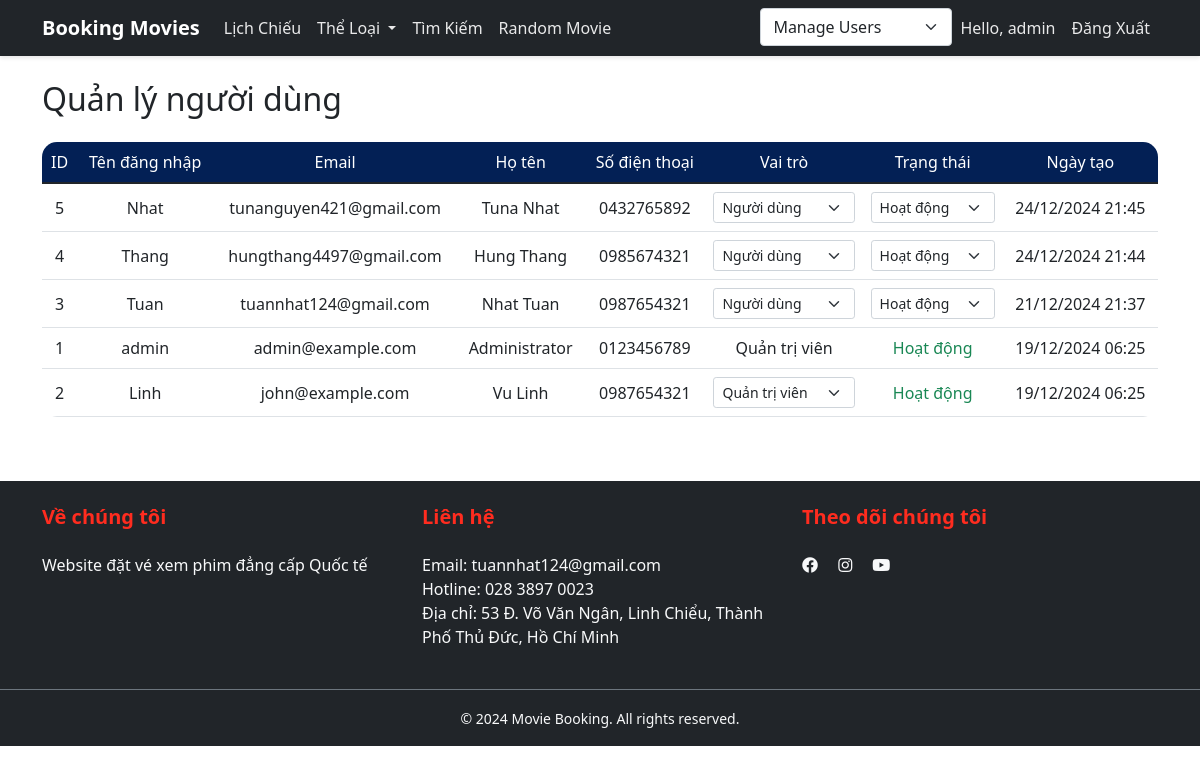
/Booking-movies/admin/manage_users.php (signed in), run on the app's committed database.
### tables this page shows
CREATE TABLE `users` (
  `id` int(11) NOT NULL,
  `username` varchar(50) NOT NULL,
  `password` varchar(255) NOT NULL,
  `email` varchar(100) NOT NULL,
  `fullname` varchar(100) DEFAULT NULL,
  `phone` varchar(15) DEFAULT NULL,
  `role` enum('admin','user') DEFAULT 'user',
  `status` enum('active','blocked') DEFAULT 'active',
  `created_at` timestamp NOT NULL DEFAULT current_timestamp(),
  `updated_at` timestamp NOT NULL DEFAULT current_timestamp() ON UPDATE current_timestamp()
);

### Booking-movies/app/models/Movie.php (called while the page is built, shortened)
<?php
require_once 'db.php';
class Movie extends Database
{
    public function getAllMovies($status = null)
    {
        $sql = "SELECT * FROM movies";
        $sql .= " ORDER BY release_date DESC";
        $stmt = self::$connection->prepare($sql);
        return $this->select($stmt);
    }
}

### Booking-movies/app/models/db.php (called while the page is built, shortened)
<?php
class Database
{
    public function select($sql)
    {
        $sql->execute();
        return $sql->get_result()->fetch_all(MYSQLI_ASSOC);
    }
}

### Booking-movies/app/models/User.php (called while the page is built, shortened)
<?php
require_once 'db.php';
class User extends Database
{
    public function getUserById($id)
    {
        $sql = "SELECT * FROM users WHERE id = ?";
        $stmt = self::$connection->prepare($sql);
        $stmt->bind_param("i", $id);
        return $this->select($stmt);
    }
    public function getTotalUsers() {
        $sql = "SELECT COUNT(*) as total FROM users";
        $stmt = self::$connection->prepare($sql);
        $result = $this->select($stmt);
        return $result[0]['total'];
    }
    public function getUsersWithPagination($offset, $limit) {
        $sql = "SELECT * FROM users ORDER BY created_at DESC LIMIT ?, ?";
        $stmt = self::$connection->prepare($sql);
        $stmt->bind_param("ii", $offset, $limit);
        return $this->select($stmt);
    }
}

### Booking-movies/app/common/Pagination.php (called while the page is built, shortened)
<?php
class Pagination {
    private $itemsPerPage;
    private $offset;
    public function __construct($totalItems, $itemsPerPage = 10, $currentPage = 1) {
        $this->totalItems = $totalItems;
        $this->itemsPerPage = $itemsPerPage;
        $this->currentPage = (int)$currentPage;
        $this->totalPages = ceil($this->totalItems / $this->itemsPerPage);
        $this->offset = ($this->currentPage - 1) * $this->itemsPerPage;
    }
    public function getOffset() {
        return $this->offset;
    }
    public function getLimit() {
        return $this->itemsPerPage;
    }
}

### Booking-movies/admin/manage_users.php (the view, shortened to what this page needs)
<?php
include '../includes/header.php';
require_once '../app/models/User.php';
require_once '../app/common/Pagination.php';
$userModel = new User();
$totalUsers = $userModel->getTotalUsers();
$page = isset($_GET['page']) ? $_GET['page'] : 1;
$itemsPerPage = 5;
$pagination = new Pagination($totalUsers, $itemsPerPage, $page);
$users = $userModel->getUsersWithPagination($pagination->getOffset(), $pagination->getLimit());
?>
<div class="container mt-4">
    <h2 class="mb-4">Quản lý người dùng</h2>
    <div class="table-responsive">
        <table class="table">
            <thead>
                <tr>
                    <th>ID</th>
                    <th>Tên đăng nhập</th>
                    <th>Email</th>
                    <th>Họ tên</th>
                    <th>Số điện thoại</th>
                    <th>Vai trò</th>
                    <th>Trạng thái</th>
                    <th>Ngày tạo</th>
                </tr>
            </thead>
            <tbody>
                <?php foreach ($users as $user): ?>
                    <tr>
                        <td><?php echo $user['id']; ?></td>
                        <td><?php echo $user['username']; ?></td>
                        <td><?php echo $user['email']; ?></td>
                        <td><?php echo $user['fullname']; ?></td>
                        <td><?php echo $user['phone']; ?></td>
                        <td>
                            <?php if ($user['id'] != $_SESSION['user_id']): ?>
                                <form method="POST" class="d-inline">
                                    <select name="role" class="form-select form-select-sm" onchange="this.form.submit()">
                                        <option value="user" <?php echo $user['role'] == 'user' ? 'selected' : ''; ?>>
                                            Người dùng
                                        </option>
                                        <option value="admin" <?php echo $user['role'] == 'admin' ? 'selected' : ''; ?>>
                                            Quản trị viên
                                        </option>
                                    </select>
                                </form>
                            <?php else: ?>
                                <?php echo $user['role'] == 'admin' ? 'Quản trị viên' : 'Người dùng'; ?>
                            <?php endif; ?>
                        </td>
                        <td>
                            <?php if ($user['id'] != $_SESSION['user_id'] && $user['role'] != 'admin'): ?>
                                <form method="POST" class="d-inline">
                                    <select name="status" class="form-select form-select-sm" onchange="this.form.submit()">
                                        <option value="active" <?php echo $user['status'] == 'active' ? 'selected' : ''; ?>>
                                            Hoạt động
                                        </option>
                                    </select>
                                </form>
                            <?php else: ?>
                                <span class="text-success">Hoạt động</span>
                            <?php endif; ?>
                        </td>
                        <td><?php echo date('d/m/Y H:i', strtotime($user['created_at'])); ?></td>
                    </tr>
                <?php endforeach; ?>
            </tbody>
        </table>
    </div>
</div>
<?php include '../includes/footer.php'; ?>

### Booking-movies/includes/header.php (shortened to what this page needs)
<?php
require_once $_SERVER['DOCUMENT_ROOT'] . '/Project_Be1/Booking-movies/app/models/db.php';
require_once $_SERVER['DOCUMENT_ROOT'] . '/Project_Be1/Booking-movies/app/models/User.php';
require_once $_SERVER['DOCUMENT_ROOT'] . '/Project_Be1/Booking-movies/app/models/Movie.php';
require_once $_SERVER['DOCUMENT_ROOT'] . '/Project_Be1/Booking-movies/app/models/Booking.php';
$userModel = new User();
$movieModel = new Movie();
$allMovies = $movieModel->getAllMovies();
$randomMovie = $allMovies[array_rand($allMovies)];
?>
<?php
if (isset($_SESSION['user_id'])) {
    $user_id = $_SESSION['user_id'];
    $user_details = $userModel->getUserById($user_id);
    $user = $user_details[0];
} ?>
<!DOCTYPE html>
<html lang="vi">
<head>
    <link rel="stylesheet" href="/Project_Be1/Booking-movies/assets/css/style.css">
    <link rel="stylesheet" href="/Project_Be1/Booking-movies/assets/css/pagination.css">
    <link rel="stylesheet" href="/Project_Be1/Booking-movies/assets/css/banner.css">
    <link rel="stylesheet" href="/Project_Be1/Booking-movies/assets/css/genre.css">
    <link rel="stylesheet" href="/Project_Be1/Booking-movies/assets/css/notification.css">
    <link href="https://cdn.jsdelivr.net/npm/bootstrap@5.1.3/dist/css/bootstrap.min.css" rel="stylesheet">
</head>
<body>
    <nav class="navbar navbar-expand-lg navbar-dark bg-dark">
        <div class="container">
            <a class="navbar-brand" href="/Project_Be1/Booking-movies/">Booking Movies</a>
            <div class="collapse navbar-collapse">
                <ul class="navbar-nav me-auto">
                    <li class="nav-item">
                        <a class="nav-link" href="/Project_Be1/Booking-movies/schedule.php">Lịch Chiếu</a>
                    </li>
                    <li class="nav-item dropdown">
                        <a class="nav-link dropdown-toggle" href="#" role="button" data-bs-toggle="dropdown" aria-expanded="false">
                            Thể Loại
                        </a>
                    </li>
                    <li class="nav-item">
                        <a class="nav-link" href="/Project_Be1/Booking-movies/search.php">Tìm Kiếm</a>
                    </li>
                    <li class="nav-item">
                        <a class="nav-link" href="/Project_Be1/Booking-movies/movie.php?id=<?php echo $randomMovie['id']; ?>">Random Movie</a>
                    </li>
                </ul>
                <ul class="navbar-nav">
                    <?php if (isset($_SESSION['user_id'])): ?>
                        <?php if ($_SESSION['role'] == 'admin'): ?>
                            <li class="nav-item">
                                <?php $current_page = $_SERVER['REQUEST_URI']; ?>
                                <select class="form-select" onchange="window.location.href=this.value">
                                    <option value="/Project_Be1/Booking-movies/admin/manage_users.php"
                                        <?php if ($current_page == '/Project_Be1/Booking-movies/admin/manage_users.php') echo 'selected'; ?>>Manage Users</option>
                                </select>
                            </li>
                        <?php endif; ?>
                        <li class="nav-item">
                            <a class="nav-link" href="/Project_Be1/Booking-movies/user/profile.php">
                                <?php
                                if ($user) {
                                    echo 'Hello, ' . $user['username'];
                                } else {
                                    echo 'Tài khoản';
                                }
                                ?>
                            </a>
                        </li>
                        <li class="nav-item">
                            <a class="nav-link" href="/Project_Be1/Booking-movies/user/logout.php">Đăng Xuất</a>
                        </li>
                    <?php endif; ?>
                </ul>
            </div>
        </div>
    </nav>
</body>
</html>

### Booking-movies/assets/css/style.css (style rules this page uses)
:root { --primary-color: #032055; --secondary-color: #ff2c1f; --text-color: #333; --white-color: #fff; --light-bg: #f8f9fa; --dark-bg: #1a1a1a; }
body { font-family: 'Poppins', sans-serif; color: var(--text-color); background-color: #f4f7fc; min-height: 100vh; display: flex; flex-direction: column; }
a { text-decoration: none !important; }
.navbar { background: var(--primary-color) !important; padding: 1rem 0; box-shadow: 0 2px 4px rgba(0, 0, 0, 0.1); }
.navbar-brand { font-size: 1.5rem; font-weight: 700; color: #fff !important; }
.navbar-dark .navbar-nav .nav-link { color: rgba(255, 255, 255, 0.9) !important; font-weight: 500; padding: 0.5rem 1rem; transition: all 0.3s ease; }
.table { background: white; border-radius: 15px; overflow: hidden; }
.table thead th { text-align: center; background: var(--primary-color); color: white; font-weight: 500; border: none; }
.table td { text-align: center; vertical-align: middle; }

### data on the page
users: username "admin", id "1", email "admin@example.com", fullname "Administrator", phone "0123456789", role "Quản trị viên", shows "Hoạt động", created_at "19/12/2024 06:25"
users: id "5", username "Nhat", email "tunanguyen421@gmail.com", fullname "Tuna Nhat", phone "0432765892", role "Người dùng", status "Hoạt động", created_at "24/12/2024 21:45"
users: id "4", username "Thang", email "hungthang4497@gmail.com", fullname "Hung Thang", phone "0985674321", role "Người dùng", status "Hoạt động", created_at "24/12/2024 21:44"
users: id "3", username "Tuan", email "tuannhat124@gmail.com", fullname "Nhat Tuan", phone "0987654321", role "Người dùng", status "Hoạt động", created_at "21/12/2024 21:37"
users: id "2", username "Linh", email "john@example.com", fullname "Vu Linh", phone "0987654321", role "Quản trị viên", shows "Hoạt động", created_at "19/12/2024 06:25"
